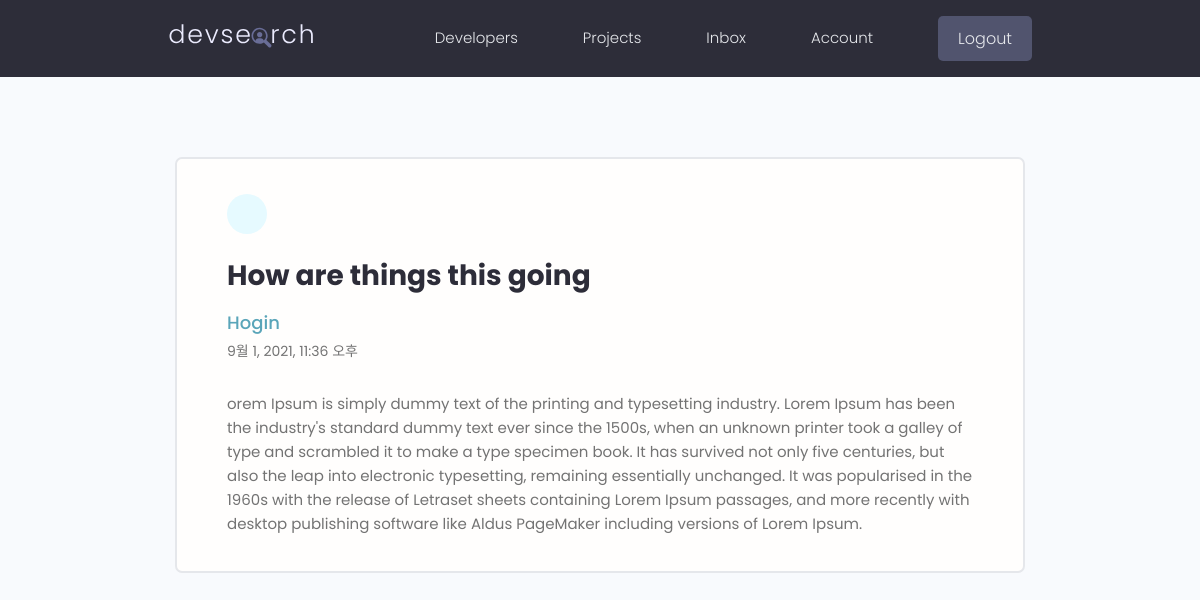
Page /message/6eb9a6df-ac60-493b-b17d-da32c18ee3f1/ (signed in) on the committed database.
### users/models.py (models this page shows, shortened)
class Message(models.Model):
    sender = models.ForeignKey(Profile, on_delete=models.SET_NULL, null=True, blank=True)
    recipient = models.ForeignKey(Profile, on_delete=models.SET_NULL, null=True, blank=True, related_name='messages')
    name = models.CharField(max_length=200, null=True, blank=True)
    email = models.EmailField(max_length=200, null=True, blank=True)
    subject = models.CharField(max_length=200, null=True, blank=True)
    body = models.TextField()
    is_read = models.BooleanField(default=False, null=True)
    created = models.DateTimeField(auto_now_add=True)
    id = models.UUIDField(default=uuid4, unique=True, primary_key=True, editable=False)
    class Meta:
        ordering = ['is_read', '-created']

### users/views.py (the view)
# urls.py: path('message/<str:pk>/', view_message, name='message'),
@login_required(login_url='login')
def view_message(request, pk):
    profile = request.user.profile
    message = profile.messages.get(id=pk)
    if message.is_read == False:
        message.is_read = True
        message.save()
    context = {
        'message' : message,
    }
    return render(request, 'users/message.html', context)

### users/templates/users/message.html (shortened to what this page needs)
{% extends 'main.html' %}
{% block content %}
  <main class="messagePage my-xl">
    <div class="content-box">
      <div class="message">
        <a class="backButton" href="{% url 'inbox' %}"></a>
        <h2 class="message__subject">{{message.subject}}</h4>
          <a href="profile.html" class="message__author">{{message.name}}</a>
          <p class="message__date">{{message.created}}</p>
          <div class="message__body">
            {{message.body|linebreaksbr}}
          </div>
      </div>
    </div>
  </main>
{% endblock content %}

### static/styles/app.css (style rules this page uses)
:root { --color-sub: #2d2d39; }
.content-box { width: 95%; max-width: 85rem; margin: 0 auto; }
.message { padding: 2.5rem 0; }
.message > a { display: flex; gap: 1rem; }
.message__author, .message__date { flex-basis: 25%; }
.message__subject { flex-basis: 50%; }
.message__date { text-align: right; }
.messagePage .message { list-style: none; background: var(--color-white); padding: 3.5rem 5rem; border: 2px solid var(--color-light); border-radius: 0.7rem; }
.messagePage .message__subject { font-size: 2.8rem; color: var(--color-sub); margin-bottom: 1rem; margin-top: 2rem; }
.messagePage .message__author { font-size: 1.8rem; font-weight: 500; }
.messagePage .message__date { font-size: 1.4rem; font-weight: 400; text-align: left; margin-bottom: 3rem; }
.backButton { background: var(--color-main-light); color: var(--color-main); width: 4rem; height: 4rem; display: flex; align-items: center; justify-content: center; border-radius: 50%; }

### static/uikit/styles/modules/_variables.css (style rules this page uses)
:root { --color-main: #5aa5b9; --color-main-light: #e6faff; --color-sub: #3f4156; --color-sub-light: #51546e; --color-sub-lighter: #ededfd; --color-text: #737373; --color-gray: #8b8b8b; --color-light: #e5e7eb; --color-light-gray: #767676; --color-bg: #f8fafd; --color-white: #fffefd; --color-white-light: #f3f3f3; --color-success: #359e64; --color-success-bg: #def8e8; --color-error: #fc4b0b; --color-error-bg: #fff2ee; --font-base: 'Poppins', arial, helvetica, 'Segoe UI', roboto, ubuntu, sans-serif; --font-monospace: 'Fira Code', 'Courier New', courier, monospace; --font-regular: 300; --font-medium: 500; --font-bold: 700; --generic-shadow: 1px 1px 5px #00000010; --generic-transition: all 0.3s ease-in-out; }

### static/uikit/styles/modules/_base.css (style rules this page uses)
* { margin: 0; padding: 0; box-sizing: border-box; text-rendering: optimizeLegibility; color: inherit; font-size: inherit; }
html { font-size: 50%; }
@media only screen and (min-width: 480px) { html { font-size: 56.25%; } }
@media only screen and (min-width: 1200px) { html { font-size: 62.5%; } }
body { line-height: 1.6; font-weight: 400; font-size: 1.5rem; color: var(--color-text); background-color: var(--color-bg); min-height: 100vh; }

### static/uikit/styles/modules/_typography.css (style rules this page uses)
* { font-family: var(--font-base); }
h2 { font-size: 3.6rem; font-weight: var(--font-bold); }
p, span, strong { font-size: 1.6rem; color: var(--color-text); font-weight: var(--font-regular); }
a { padding-bottom: 2px; text-decoration: none; display: inline-block; color: var(--color-main); font-weight: var(--font-medium); }

### static/uikit/styles/modules/_utilities.css (style rules this page uses)
.my-xl { margin: 8rem auto; }

### rows in the picture
Message: subject "How are things this going", name "Hogin", created "9월 1, 2021, 11:36 오후", body "orem Ipsum is simply dummy text of the printing and typesetting industry. Lorem Ipsum has been the industry's standard dummy text ever since the 1500s, when an unknown printer took a galley of type and scrambled it to make a type specimen book. It has survived not only five centuries, but also the leap into electronic typesetting, remaining essentially unchanged. It was popularised in the 1960s with the release of Letraset sheets containing Lorem Ipsum passages, and more recently with desktop publishing software like Aldus PageMaker including versions of Lorem Ipsum."
